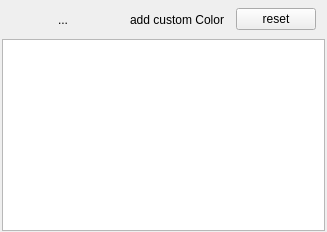
  <widget class="QDockWidget" name="dockWidget_colors">
   <property name="windowTitle">
    <string>Colors</string>
   </property>
   <attribute name="dockWidgetArea">
    <number>2</number>
   </attribute>
   <widget class="QWidget" name="dockWidgetContents_4">
    <layout class="QVBoxLayout" name="verticalLayout_2">
     <property name="spacing">
      <number>1</number>
     </property>
     <property name="leftMargin">
      <number>2</number>
     </property>
     <property name="topMargin">
      <number>1</number>
     </property>
     <property name="rightMargin">
      <number>2</number>
     </property>
     <property name="bottomMargin">
      <number>1</number>
     </property>
     <item>
      <widget class="QFrame" name="frame_radio">
       <property name="sizePolicy">
        <sizepolicy hsizetype="Minimum" vsizetype="Maximum">
         <horstretch>0</horstretch>
         <verstretch>0</verstretch>
        </sizepolicy>
       </property>
       <property name="frameShape">
        <enum>QFrame::NoFrame</enum>
       </property>
       <property name="frameShadow">
        <enum>QFrame::Raised</enum>
       </property>
       <property name="lineWidth">
        <number>1</number>
       </property>
       <layout class="QGridLayout" name="gridLayout_3">
        <property name="leftMargin">
         <number>9</number>
        </property>
        <property name="topMargin">
         <number>0</number>
        </property>
        <property name="bottomMargin">
         <number>0</number>
        </property>
        <property name="horizontalSpacing">
         <number>5</number>
        </property>
        <item row="1" column="6">
         <widget class="QPushButton" name="pushButton_resetColors">
          <property name="toolTip">
           <string>reset all Colors</string>
          </property>
          <property name="text">
           <string>reset</string>
          </property>
         </widget>
        </item>
        <item row="1" column="3">
         <widget class="QToolButton" name="toolButton_auto">
          <property name="toolTip">
           <string>assign random colors to selected Features</string>
          </property>
          <property name="text">
           <string>...</string>
          </property>
          <property name="icon">
           <iconset resource="resources.qrc">
            <normaloff>:/images/spectrum_small.png</normaloff>:/images/spectrum_small.png</iconset>
          </property>
          <property name="iconSize">
           <size>
            <width>30</width>
            <height>30</height>
           </size>
          </property>
          <property name="autoRaise">
           <bool>true</bool>
          </property>
          <property name="arrowType">
           <enum>Qt::NoArrow</enum>
          </property>
         </widget>
        </item>
        <item row="1" column="0">
         <spacer name="horizontalSpacer_4">
          <property name="orientation">
           <enum>Qt::Horizontal</enum>
          </property>
          <property name="sizeHint" stdset="0">
           <size>
            <width>40</width>
            <height>20</height>
           </size>
          </property>
         </spacer>
        </item>
        <item row="1" column="5">
         <widget class="QToolButton" name="toolButton_2">
          <property name="toolTip">
           <string>add custom color to palette</string>
          </property>
          <property name="text">
           <string>add custom Color</string>
          </property>
          <property name="icon">
           <iconset resource="resources.qrc">
            <normaloff>:/images/plus.png</normaloff>:/images/plus.png</iconset>
          </property>
          <property name="iconSize">
           <size>
            <width>30</width>
            <height>30</height>
           </size>
          </property>
          <property name="autoRaise">
           <bool>true</bool>
          </property>
         </widget>
        </item>
        <item row="1" column="4">
         <widget class="QToolButton" name="toolButton_removeAssignment">
          <property name="toolTip">
           <string>remove colors from selected Features</string>
          </property>
          <property name="text">
           <string/>
          </property>
          <property name="icon">
           <iconset resource="resources.qrc">
            <normaloff>:/images/crossShadow.png</normaloff>:/images/crossShadow.png</iconset>
          </property>
          <property name="iconSize">
           <size>
            <width>30</width>
            <height>30</height>
           </size>
          </property>
          <property name="shortcut">
           <string>Del</string>
          </property>
          <property name="autoRaise">
           <bool>true</bool>
          </property>
         </widget>
        </item>
       </layout>
      </widget>
     </item>
     <item>
      <widget class="QListWidget" name="listWidget">
       <property name="sizePolicy">
        <sizepolicy hsizetype="Minimum" vsizetype="Expanding">
         <horstretch>0</horstretch>
         <verstretch>0</verstretch>
        </sizepolicy>
       </property>
       <property name="minimumSize">
        <size>
         <width>50</width>
         <height>50</height>
        </size>
       </property>
       <property name="palette">
        <palette>
         <active>
          <colorrole role="Highlight">
           <brush brushstyle="SolidPattern">
            <color alpha="0">
             <red>190</red>
             <green>190</green>
             <blue>190</blue>
            </color>
           </brush>
          </colorrole>
         </active>
         <inactive>
          <colorrole role="Highlight">
           <brush brushstyle="SolidPattern">
            <color alpha="255">
             <red>226</red>
             <green>226</green>
             <blue>226</blue>
            </color>
           </brush>
          </colorrole>
         </inactive>
         <disabled>
          <colorrole role="Highlight">
           <brush brushstyle="SolidPattern">
            <color alpha="255">
             <red>190</red>
             <green>190</green>
             <blue>190</blue>
            </color>
           </brush>
          </colorrole>
         </disabled>
        </palette>
       </property>
       <property name="focusPolicy">
        <enum>Qt::WheelFocus</enum>
       </property>
       <property name="acceptDrops">
        <bool>true</bool>
       </property>
       <property name="toolTip">
        <string>drag color onto feature</string>
       </property>
       <property name="dragEnabled">
        <bool>true</bool>
       </property>
       <property name="dragDropMode">
        <enum>QAbstractItemView::InternalMove</enum>
       </property>
       <property name="defaultDropAction">
        <enum>Qt::CopyAction</enum>
       </property>
       <property name="gridSize">
        <size>
         <width>30</width>
         <height>30</height>
        </size>
       </property>
       <property name="viewMode">
        <enum>QListView::IconMode</enum>
       </property>
       <property name="uniformItemSizes">
        <bool>false</bool>
       </property>
       <property name="batchSize">
        <number>100</number>
       </property>
       <property name="wordWrap">
        <bool>false</bool>
       </property>
       <item>
        <property name="text">
         <string/>
        </property>
        <property name="background">
         <brush brushstyle="SolidPattern">
          <color alpha="255">
           <red>255</red>
           <green>0</green>
           <blue>0</blue>
          </color>
         </brush>
        </property>
        <property name="icon">
         <iconset>
          <normalon>:/images/leer.png</normalon>
          <selectedoff>:/images/lupe.png</selectedoff>
         </iconset>
        </property>
       </item>
       <item>
        <property name="text">
         <string/>
        </property>
        <property name="background">
         <brush brushstyle="SolidPattern">
          <color alpha="255">
           <red>200</red>
           <green>40</green>
           <blue>30</blue>
          </color>
         </brush>
        </property>
        <property name="icon">
         <iconset>
          <normalon>:/images/leer.png</normalon>
         </iconset>
        </property>
       </item>
       <item>
        <property name="text">
         <string/>
        </property>
        <property name="background">
         <brush brushstyle="SolidPattern">
          <color alpha="255">
           <red>80</red>
           <green>90</green>
           <blue>200</blue>
          </color>
         </brush>
        </property>
        <property name="icon">
         <iconset>
          <normalon>:/images/leer.png</normalon>
         </iconset>
        </property>
       </item>
       <item>
        <property name="text">
         <string/>
        </property>
        <property name="background">
         <brush brushstyle="SolidPattern">
          <color alpha="255">
           <red>255</red>
           <green>67</green>
           <blue>252</blue>
          </color>
         </brush>
        </property>
        <property name="icon">
         <iconset>
          <normalon>:/images/leer.png</normalon>
         </iconset>
        </property>
       </item>
       <item>
        <property name="text">
         <string/>
        </property>
        <property name="background">
         <brush brushstyle="SolidPattern">
          <color alpha="255">
           <red>255</red>
           <green>184</green>
           <blue>3</blue>
          </color>
         </brush>
        </property>
        <property name="foreground">
         <brush brushstyle="NoBrush">
          <color alpha="255">
           <red>0</red>
           <green>0</green>
           <blue>0</blue>
          </color>
         </brush>
        </property>
        <property name="icon">
         <iconset resource="resources.qrc">
          <normaloff>:/images/leer.png</normaloff>
          <selectedoff>:/images/lupe.png</selectedoff>:/images/leer.png</iconset>
        </property>
       </item>
       <item>
        <property name="text">
         <string/>
        </property>
        <property name="background">
         <brush brushstyle="SolidPattern">
          <color alpha="255">
           <red>255</red>
           <green>247</green>
           <blue>0</blue>
          </color>
         </brush>
        </property>
        <property name="icon">
         <iconset resource="resources.qrc">
          <normaloff>:/images/leer.png</normaloff>
          <selectedoff>:/images/lupe.png</selectedoff>:/images/leer.png</iconset>
        </property>
       </item>
       <item>
        <property name="text">
         <string/>
        </property>
        <property name="background">
         <brush brushstyle="SolidPattern">
          <color alpha="255">
           <red>164</red>
           <green>221</green>
           <blue>6</blue>
          </color>
         </brush>
        </property>
        <property name="icon">
         <iconset resource="resources.qrc">
          <normaloff>:/images/leer.png</normaloff>
          <selectedoff>:/images/lupe.png</selectedoff>:/images/leer.png</iconset>
        </property>
       </item>
       <item>
        <property name="text">
         <string/>
        </property>
        <property name="background">
         <brush brushstyle="SolidPattern">
          <color alpha="255">
           <red>13</red>
           <green>184</green>
           <blue>1</blue>
          </color>
         </brush>
        </property>
        <property name="icon">
         <iconset resource="resources.qrc">
          <normaloff>:/images/leer.png</normaloff>
          <selectedoff>:/images/lupe.png</selectedoff>:/images/leer.png</iconset>
        </property>
       </item>
       <item>
        <property name="text">
         <string/>
        </property>
        <property name="background">
         <brush brushstyle="SolidPattern">
          <color alpha="255">
           <red>10</red>
           <green>176</green>
           <blue>252</blue>
          </color>
         </brush>
        </property>
        <property name="icon">
         <iconset resource="resources.qrc">
          <normaloff>:/images/leer.png</normaloff>
          <selectedoff>:/images/lupe.png</selectedoff>:/images/leer.png</iconset>
        </property>
       </item>
      </widget>
     </item>
    </layout>
   </widget>
  </widget>
